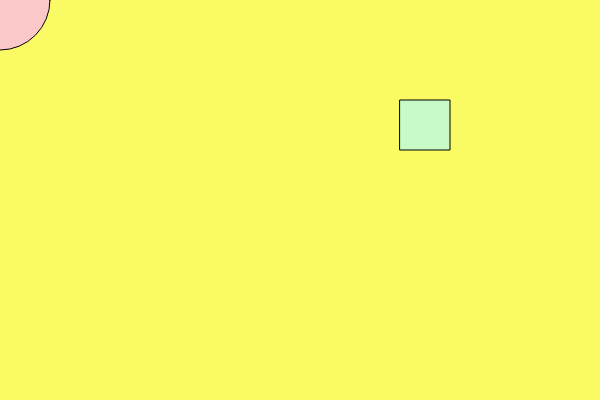
Frame 1 (no input)
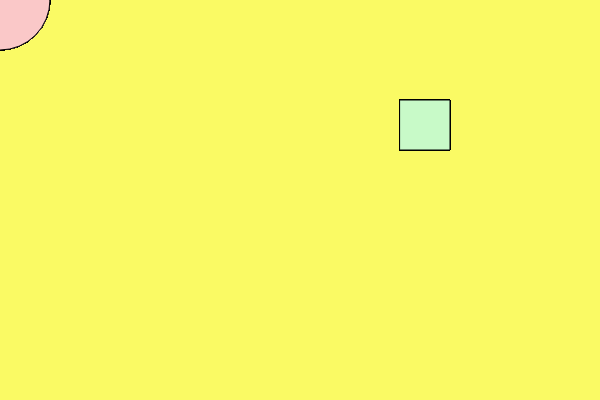
Frame 60 (no input)
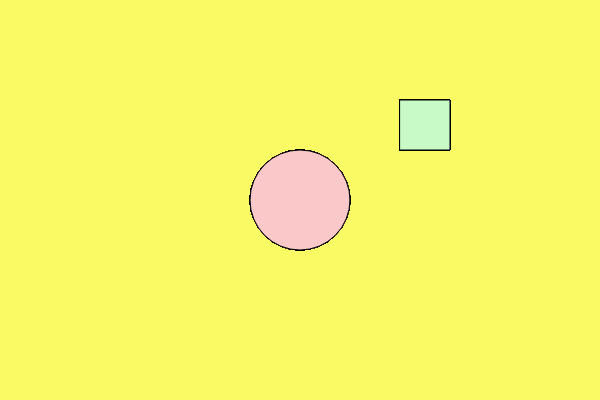
Frame 120 (the mouse pressed at the canvas centre since frame 60)

The p5.js sketch that drew these frames (run headless with seeded random() and noise() and a simulated clock; from frame 60 on, the mouse is pressed at the canvas centre):

// p5.js sketch
// ── sketch.js
function setup() {
  createCanvas(600, 400);
  background(250, 250, 100);
}

function draw() {
  // background(250, 250, 100);

  // ellipse
  fill(250, 200, 200);
  ellipse(mouseX, mouseY, 100, 100);
  
  // rectangle
  fill(200, 250, 200);
  rect(400, 100, 50, 50);
}

// try mousePressed function 
function mousePressed() {
  background(250, 250, 100);
}

// https://github.com/Codingrainbow/Rainbow-Code/blob/master/p5.js/2.1_Variables_in_p5.js_mouseX_mouseY/sketch.js
// https://www.youtube.com/watch?v=RnS0YNuLfQQ&list=PLRqwX-V7Uu6Zy51Q-x9tMWIv9cueOFTFA&t=5m50s
